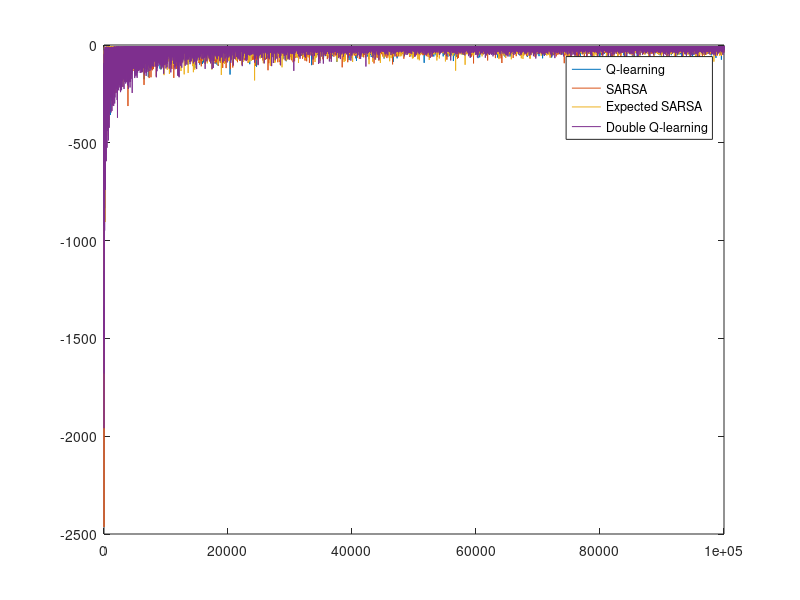
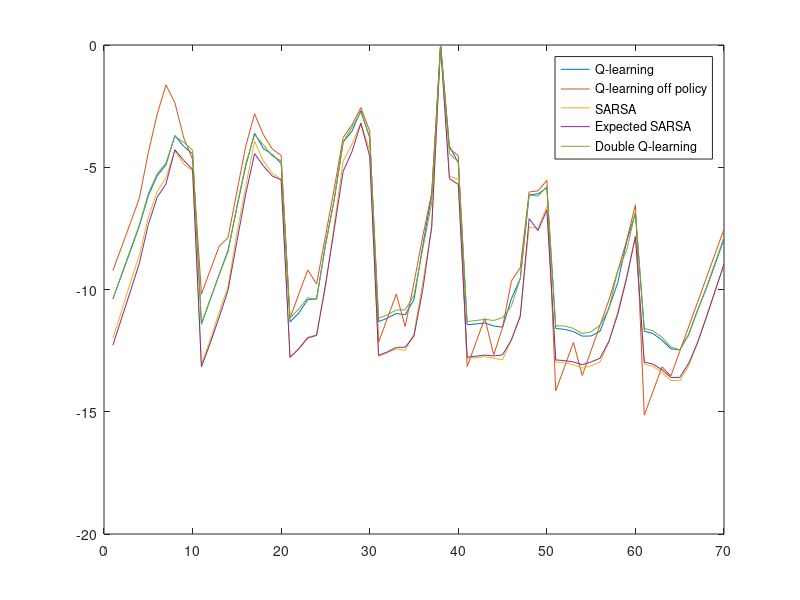
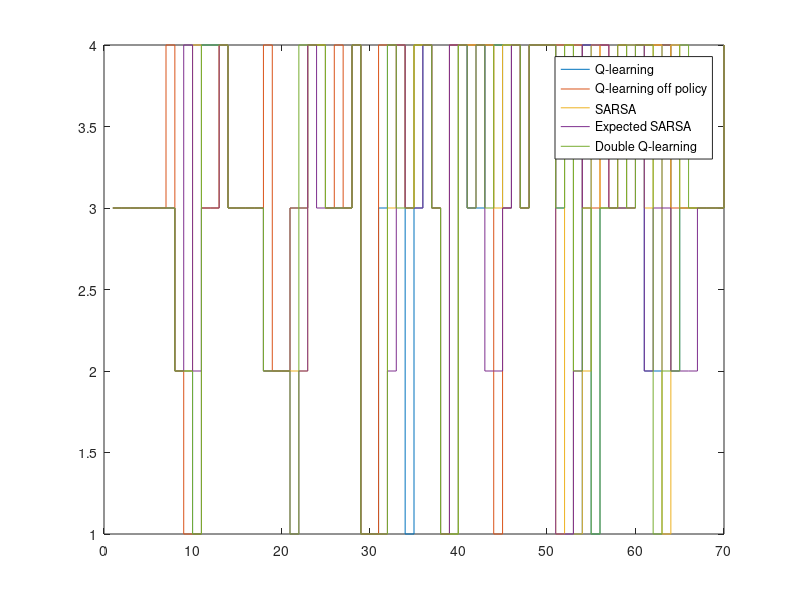

MATLAB code for these plots, in order:
clear all
close all
clc

% load SARSA data
load SARSA.mat
timeS = totalReturn;
QS = Q;

% load ESARSA data
load ESARSA.mat
timeES = totalReturn;
QES = Q;

% load Qlearning data
load Qlearning.mat
timeQ = totalReturn;
QQ = Q;

% load Qlearning data off policy
load Qlearning_off.mat
QQ_off = Q;

% load Qlearning data
load DoubleQlearning.mat
timeDQ = totalReturn;
QDQ = 1/2*(Q1+Q2);

% estimate the value functions and the optimal policy
% state and action spaces
S = size(QQ,1);
A = size(QQ,2);

% optimal value function
VS = zeros(S,1);
VES = zeros(S,1);
VQ = zeros(S,1);
VQ_off = zeros(S,1);
VDQ = zeros(S,1);

% optimal policies
pistarS = zeros(S,1);
pistarES = zeros(S,1);
pistarQ = zeros(S,1);
pistarQ_off = zeros(S,1);
pistarDQ = zeros(S,1);

% compute optimal value and policy on the basis of Q
for s = 1:S
    % value function
    VS(s) = max(QS(s,:));
    VES(s) = max(QES(s,:));
    VQ(s) = max(QQ(s,:));
    VQ_off(s) = max(QQ_off(s,:));
    VDQ(s) = max(QDQ(s,:));

    % policy
    pistarS(s) = find(QS(s,:) == max(QS(s,:)), 1, "first");
    pistarES(s) = find(QES(s,:) == max(QES(s,:)), 1, "first");
    pistarQ(s) = find(QQ(s,:) == max(QQ(s,:)), 1, "first");
    pistarQ_off(s) = find(QQ_off(s,:) == max(QQ_off(s,:)), 1, "first");
    pistarDQ(s) = find(QDQ(s,:) == max(QDQ(s,:)), 1, "first");
end

figure()
plot(timeQ);
hold on
plot(timeS);
plot(timeES);
plot(timeDQ);
legend("Q-learning","SARSA","Expected SARSA","Double Q-learning")

figure()
plot(VQ);
hold on
plot(VQ_off);
plot(VS);
plot(VES);
plot(VDQ);
legend("Q-learning","Q-learning off policy","SARSA","Expected SARSA",...
    "Double Q-learning")


figure()
stairs(pistarQ);
hold on
stairs(pistarQ_off);
stairs(pistarS);
stairs(pistarES);
stairs(pistarDQ);
legend("Q-learning","Q-learning off policy","SARSA","Expected SARSA",...
    "Double Q-learning")
